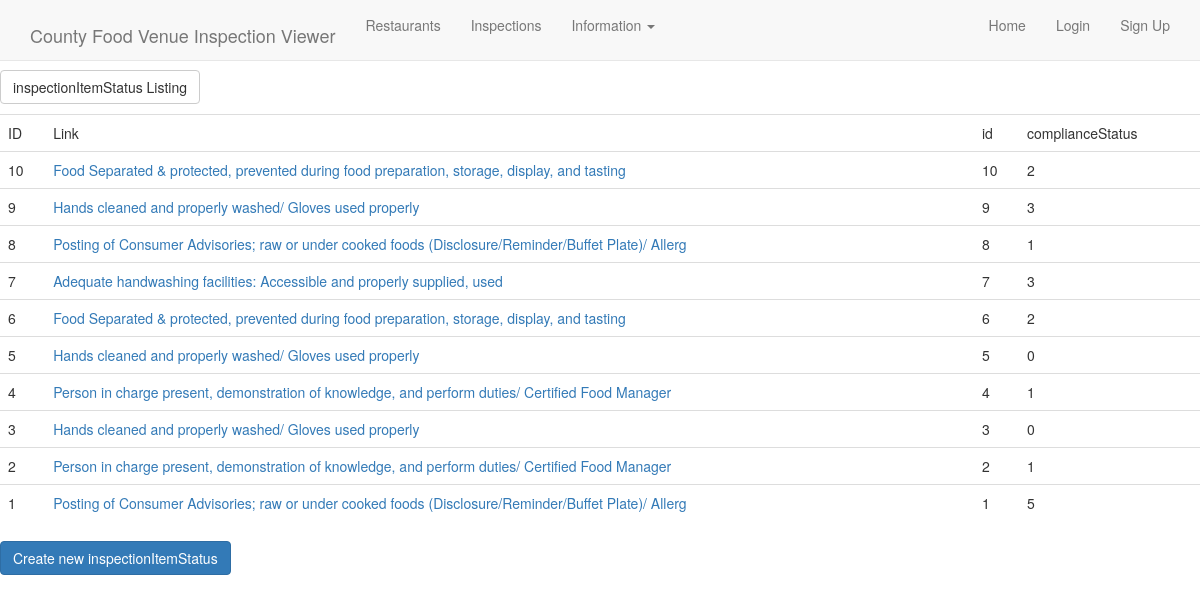
/fvi/fvi/inspectionitemstatus/, run on the app's committed database.
### fvi/models.py (models this page shows, shortened)
class inspectionItemStatus(models.Model):
    OUT=0
    IN=1
    NO=2
    NA=3
    COS=4
    R=5
    INSPECTIONSTATUS = (
        (OUT, 'not in compliance'),
        (IN, 'in compliance'),
        (NO, 'not observed'),
        (NA, 'not applicable '),
        (R, 'corrected on site'),
    )
    id = models.IntegerField(primary_key=True)
    complianceStatus = models.IntegerField(choices=INSPECTIONSTATUS)
    inspectionId = models.ForeignKey('fvi.inspection', )
    itemDetailsId = models.ForeignKey('fvi.inspectionItemDetail', )
    class Meta:
        ordering = ('-pk',)
    def __str__(self):
        return self.itemDetailsId.description
    def get_absolute_url(self):
        return reverse('fvi_inspectionitemstatus_detail', args=(self.pk,))

class inspectionItemDetail(models.Model):
    subhead = models.CharField(max_length=30)
    description = models.TextField(max_length=100)
    id = models.IntegerField(primary_key=True)
    priorityLevelId = models.ForeignKey('fvi.priorityLevel', )
    class Meta:
        ordering = ('-pk',)

### fvi/views.py (the view)
class inspectionItemStatusListView(ListView):
    model = inspectionItemStatus

### fvi/templates/fvi/inspectionitemstatus_list.html
{% extends "base.html" %}
{% load static %}
{% block content %}
<p><a class="btn btn-default" href="{% url 'fvi_inspectionitemstatus_list' %}">inspectionItemStatus Listing</a></p>
<table class="table">
<tr>
<td>ID</td><td>Link</td>
    <td>id</td>
    <td>complianceStatus</td>
</tr>
{% for object in object_list %}
<tr>
    <td>{{object.pk}}</td>
    <td><a href="{{object.get_absolute_url}}">{{object}}</a></td>
    <td>{{ object.id }}</td>
    <td>{{ object.complianceStatus }}</td>
</tr>
{% endfor %}
</table><a class="btn btn-primary" href="{% url 'fvi_inspectionitemstatus_create' %}">Create new inspectionItemStatus</a>
{% endblock %}

### data on the page
inspectionItemStatus: pk "10", itemDetailsId.description "Food Separated & protected, prevented during food preparation, storage, display, and tasting", id "10", complianceStatus "2"
inspectionItemStatus: pk "9", itemDetailsId.description "Hands cleaned and properly washed/ Gloves used properly", id "9", complianceStatus "3"
inspectionItemStatus: pk "8", itemDetailsId.description "Posting of Consumer Advisories; raw or under cooked foods (Disclosure/Reminder/Buffet Plate)/ Allerg", id "8", complianceStatus "1"
inspectionItemStatus: pk "7", itemDetailsId.description "Adequate handwashing facilities: Accessible and properly supplied, used", id "7", complianceStatus "3"
inspectionItemStatus: pk "6", itemDetailsId.description "Food Separated & protected, prevented during food preparation, storage, display, and tasting", id "6", complianceStatus "2"
inspectionItemStatus: pk "5", itemDetailsId.description "Hands cleaned and properly washed/ Gloves used properly", id "5", complianceStatus "0"
inspectionItemStatus: pk "4", itemDetailsId.description "Person in charge present, demonstration of knowledge, and perform duties/ Certified Food Manager", id "4", complianceStatus "1"
inspectionItemStatus: pk "3", itemDetailsId.description "Hands cleaned and properly washed/ Gloves used properly", id "3", complianceStatus "0"
inspectionItemStatus: pk "2", itemDetailsId.description "Person in charge present, demonstration of knowledge, and perform duties/ Certified Food Manager", id "2", complianceStatus "1"
inspectionItemStatus: pk "1", itemDetailsId.description "Posting of Consumer Advisories; raw or under cooked foods (Disclosure/Reminder/Buffet Plate)/ Allerg", id "1", complianceStatus "5"
